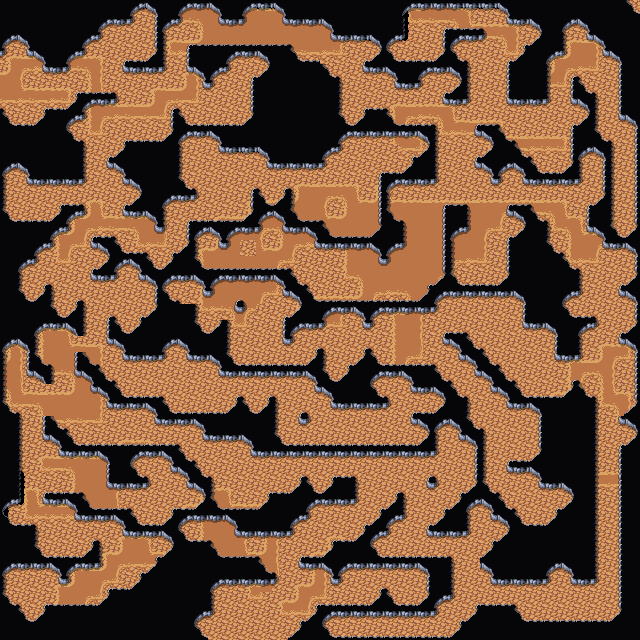

This game map was drawn from its Tiled (.tmx) file and the tilesets committed beside it. A one-line description and the trimmed map source follow:
An orthogonal 40x40 tile map with 16x16 px tiles, 4 tile layers (Background, Ground, Clutter, Object), 3 tilesets and 105 objects.

<map version="1.10" tiledversion="1.10.1" orientation="orthogonal" renderorder="right-down" width="40" height="40" tilewidth="16" tileheight="16" infinite="0" nextlayerid="8" nextobjectid="157">
 <editorsettings>
  <export target="wastetown..tmx" format="tmx" />
 </editorsettings>
 <tileset firstgid="1" source="../../tileset/main.tsx" />
 <tileset firstgid="10113" source="../../tileset/buildings.tsx" />
 <tileset firstgid="11905" source="../autotiles.tsx" />
 <layer id="1" name="Background" width="40" height="40">
  <data>[1600 cells, 1599 non-empty, 16 distinct tile ids]</data>
 </layer>
 <layer id="2" name="Ground" width="40" height="40">
  <data>[1600 cells, 586 non-empty, 19 distinct tile ids]</data>
 </layer>
 <layer id="3" name="Clutter" width="40" height="40">
  <data>[1600 cells, 1358 non-empty, 19 distinct tile ids]</data>
 </layer>
 <layer id="7" name="Object" width="40" height="40">
  <properties>
   <property name="spriteLayer" type="bool" value="true" />
  </properties>
  <data>[1600 cells, 0 non-empty, 0 distinct tile ids]</data>
 </layer>
 <objectgroup id="4" name="Objects">
  <object id="38" template="../../obj/entry_down.tx" x="208.86" y="639.782" width="79.3528" height="16">
   <properties>
    <property name="direction" value="up" />
    <property name="teleport" value="" />
   </properties>
  </object>
  <object id="49" template="../../obj/gold.tx" x="15.8713" y="122.37" />
  <object id="50" template="../../obj/enemy.tx" x="252.959" y="185.761">
   <properties>
    <property name="enemy" value="Dark Enchanter" />
    <property name="threatRange" type="int" value="20" />
   </properties>
  </object>
  <object id="51" template="../../obj/treasure.tx" x="392.478" y="158.24" />
  <object id="53" template="../../obj/enemy.tx" x="483.249" y="202.597">
   <properties>
    <property name="enemy" value="Minotaur" />
    <property name="threatRange" type="int" value="20" />
    <property name="waypoints" value="130,129,119,129,130,131,132,131,130,129,119,129" />
   </properties>
  </object>
  <object id="54" template="../../obj/gold.tx" x="253.41" y="28.384" />
  <object id="55" template="../../obj/treasure.tx" x="172.722" y="505.771" />
  <object id="57" template="../../obj/treasure.tx" x="398.994" y="57.3676" />
  <object id="58" template="../../obj/treasure.tx" x="220.343" y="303.161" />
  <object id="59" template="../../obj/treasure.tx" x="248.738" y="300.795" />
  <object id="60" template="../../obj/treasure.tx" x="615.21" y="229.512" />
  <object id="62" template="../../obj/manashards.tx" x="459.038" y="279.203" />
  <object id="63" template="../../obj/manashards.tx" x="570.547" y="56.1844" />
  <object id="64" template="../../obj/manashards.tx" x="185.145" y="159.412" />
  <object id="65" template="../../obj/manashards.tx" x="234.54" y="79.5511" />
  <object id="66" template="../../obj/manashards.tx" x="135.749" y="32.522" />
  <object id="67" template="../../obj/manashards.tx" x="6.49326" y="365.867" />
  <object id="68" template="../../obj/manashards.tx" x="144.919" y="474.418" />
  <object id="69" template="../../obj/manashards.tx" x="14.7751" y="597.759" />
  <object id="70" template="../../obj/manashards.tx" x="337.768" y="633.548" />
  <object id="71" template="../../obj/manashards.tx" x="535.054" y="506.363" />
  <object id="72" template="../../obj/manashards.tx" x="346.05" y="110.017" />
  <object id="73" template="../../obj/manashards.tx" x="540.673" y="161.482" />
  <object id="74" template="../../obj/manashards.tx" x="116.524" y="291.626" />
  <object id="75" template="../../obj/booster.tx" x="238.977" y="263.527">
   <properties>
    <property name="reward">[
  {
    "editions": [ "MOM" ],
    "type": "card",
    "count": 10,
    "rarity": [ "Common" ]
  },
  {
    "editions": [ "MOM" ],
    "type": "card",
    "count": 3,
    "rarity": [ "Uncommon" ]
  },
  {
    "editions": [ "MOM" ],
    "type": "card",
    "count": 3,
    "rarity": [ "Rare", "Mythic Rare" ]
  }
]
</property>
   </properties>
  </object>
  <object id="76" template="../../obj/booster.tx" x="472.348" y="529.434">
   <properties>
    <property name="reward">[
  {
    "editions": [ "MOM" ],
    "type": "card",
    "count": 10,
    "rarity": [ "Common" ]
  },
  {
    "editions": [ "MOM" ],
    "type": "card",
    "count": 3,
    "rarity": [ "Uncommon" ]
  },
  {
    "editions": [ "MOM" ],
    "type": "card",
    "count": 3,
    "rarity": [ "Rare", "Mythic Rare" ]
  }
]
</property>
   </properties>
  </object>
  <object id="77" template="../../obj/gold.tx" x="227.146" y="216.498" />
  <object id="78" template="../../obj/gold.tx" x="179.821" y="410.53" />
  <object id="79" template="../../obj/gold.tx" x="11.5215" y="521.448" />
  <object id="80" template="../../obj/gold.tx" x="614.027" y="375.036" />
  <object id="81" template="../../obj/gold.tx" x="419.107" y="58.8465" />
  <object id="82" template="../../obj/gold.tx" x="396.332" y="207.624" />
  <object id="83" template="../../obj/enemy.tx" x="283.344" y="558.124">
   <properties>
    <property name="enemy" value="Gorgon" />
    <property name="threatRange" type="int" value="20" />
   </properties>
  </object>
  <object id="84" template="../../obj/enemy.tx" x="361.134" y="346.641">
   <properties>
    <property name="enemy" value="Efreet" />
    <property name="threatRange" type="int" value="20" />
   </properties>
  </object>
  <object id="85" template="../../obj/enemy.tx" x="26.3106" y="491.87">
   <properties>
    <property name="enemy" value="Minotaur" />
    <property name="threatRange" type="int" value="40" />
    <property name="waypoints" value="108,109,108,106,107,106,105,103,104,102,97,102,104,103,105,106" />
   </properties>
  </object>
  <object id="86" template="../../obj/enemy.tx" x="62.1" y="257.611">
   <properties>
    <property name="enemy" value="Minotaur" />
    <property name="threatRange" type="int" value="40" />
    <property name="waypoints" value="94,93,92,93,94,95,96,97,98,99,100,101,100,99,98,97,96" />
   </properties>
  </object>
  <object id="87" template="../../obj/enemy.tx" x="284.527" y="41.987">
   <properties>
    <property name="enemy" value="Minotaur" />
    <property name="threatRange" type="int" value="40" />
    <property name="waypoints" value="91,92,93,92,91,148,147,146,144,136,137,136,144,146,147,148" />
   </properties>
  </object>
  <object id="88" template="../../obj/enemy.tx" x="449.277" y="124.214">
   <properties>
    <property name="enemy" value="Minotaur" />
    <property name="threatRange" type="int" value="40" />
    <property name="waypoints" value="141,142,143,142,141,144,145,131,132,133,134,133,132,131,145,144" />
   </properties>
  </object>
  <object id="89" template="../../obj/enemy.tx" x="362.91" y="477.376">
   <properties>
    <property name="enemy" value="Minotaur" />
    <property name="threatRange" type="int" value="40" />
    <property name="waypoints" value="111,112,104,135,104,112,111,113,114,115,116,117,118,117,116,119,116,115,114,113" />
   </properties>
  </object>
  <object id="90" template="../../obj/enemy.tx" x="498.672" y="341.909">
   <properties>
    <property name="enemy" value="Minotaur" />
    <property name="threatRange" type="int" value="40" />
    <property name="waypoints" value="120,122,123,125,123,124,155,124,123,122,120,121,119,121,120,122,123" />
   </properties>
  </object>
  <object id="91" template="../../obj/waypoint.tx" x="179.821" y="39.9165" />
  </objectgroup>
</map>
<!-- 64 of 105 objects omitted -->
